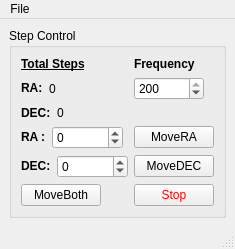
<?xml version="1.0" encoding="UTF-8"?>
<ui version="4.0">
 <class>ManualControl</class>
 <widget class="QMainWindow" name="ManualControl">
  <property name="windowModality">
   <enum>Qt::ApplicationModal</enum>
  </property>
  <property name="geometry">
   <rect>
    <x>0</x>
    <y>0</y>
    <width>216</width>
    <height>239</height>
   </rect>
  </property>
  <property name="font">
   <font>
    <family>Segoe UI</family>
   </font>
  </property>
  <property name="windowTitle">
   <string>Manual Control</string>
  </property>
  <widget class="QWidget" name="centralwidget">
   <layout class="QGridLayout" name="gridLayout">
    <item row="0" column="0">
     <widget class="QGroupBox" name="groupBox">
      <property name="title">
       <string>Step Control</string>
      </property>
      <layout class="QFormLayout" name="formLayout">
       <item row="0" column="0">
        <widget class="QLabel" name="label_3">
         <property name="text">
          <string>&lt;html&gt;&lt;head/&gt;&lt;body&gt;&lt;p&gt;&lt;span style=&quot; font-weight:600; text-decoration: underline;&quot;&gt;Total Steps&lt;/span&gt;&lt;/p&gt;&lt;/body&gt;&lt;/html&gt;</string>
         </property>
        </widget>
       </item>
       <item row="0" column="1">
        <widget class="QLabel" name="label_8">
         <property name="text">
          <string>&lt;html&gt;&lt;head/&gt;&lt;body&gt;&lt;p&gt;&lt;span style=&quot; font-weight:600;&quot;&gt;Frequency&lt;/span&gt;&lt;/p&gt;&lt;/body&gt;&lt;/html&gt;</string>
         </property>
        </widget>
       </item>
       <item row="1" column="0">
        <layout class="QHBoxLayout" name="horizontalLayout_3">
         <item>
          <widget class="QLabel" name="label_4">
           <property name="sizePolicy">
            <sizepolicy hsizetype="Fixed" vsizetype="Preferred">
             <horstretch>0</horstretch>
             <verstretch>0</verstretch>
            </sizepolicy>
           </property>
           <property name="text">
            <string>&lt;html&gt;&lt;head/&gt;&lt;body&gt;&lt;p&gt;&lt;span style=&quot; font-weight:600;&quot;&gt;RA:&lt;/span&gt;&lt;/p&gt;&lt;/body&gt;&lt;/html&gt;</string>
           </property>
          </widget>
         </item>
         <item>
          <widget class="QLabel" name="raStepText">
           <property name="sizePolicy">
            <sizepolicy hsizetype="Preferred" vsizetype="Preferred">
             <horstretch>0</horstretch>
             <verstretch>0</verstretch>
            </sizepolicy>
           </property>
           <property name="text">
            <string>0</string>
           </property>
          </widget>
         </item>
        </layout>
       </item>
       <item row="1" column="1">
        <widget class="QSpinBox" name="frequncyInputBox">
         <property name="sizePolicy">
          <sizepolicy hsizetype="Maximum" vsizetype="Fixed">
           <horstretch>0</horstretch>
           <verstretch>0</verstretch>
          </sizepolicy>
         </property>
         <property name="minimumSize">
          <size>
           <width>70</width>
           <height>0</height>
          </size>
         </property>
         <property name="minimum">
          <number>1</number>
         </property>
         <property name="maximum">
          <number>200</number>
         </property>
         <property name="value">
          <number>200</number>
         </property>
        </widget>
       </item>
       <item row="2" column="0">
        <layout class="QHBoxLayout" name="horizontalLayout_4">
         <item>
          <widget class="QLabel" name="label_5">
           <property name="sizePolicy">
            <sizepolicy hsizetype="Fixed" vsizetype="Preferred">
             <horstretch>0</horstretch>
             <verstretch>0</verstretch>
            </sizepolicy>
           </property>
           <property name="text">
            <string>&lt;html&gt;&lt;head/&gt;&lt;body&gt;&lt;p&gt;&lt;span style=&quot; font-weight:600;&quot;&gt;DEC:&lt;/span&gt;&lt;/p&gt;&lt;/body&gt;&lt;/html&gt;</string>
           </property>
          </widget>
         </item>
         <item>
          <widget class="QLabel" name="decStepText">
           <property name="text">
            <string>0</string>
           </property>
          </widget>
         </item>
        </layout>
       </item>
       <item row="3" column="0">
        <layout class="QHBoxLayout" name="horizontalLayout">
         <item>
          <widget class="QLabel" name="label">
           <property name="text">
            <string>&lt;html&gt;&lt;head/&gt;&lt;body&gt;&lt;p&gt;&lt;span style=&quot; font-weight:600;&quot;&gt;RA  :&lt;/span&gt;&lt;/p&gt;&lt;/body&gt;&lt;/html&gt;</string>
           </property>
          </widget>
         </item>
         <item>
          <widget class="QSpinBox" name="raStepsField">
           <property name="cursor">
            <cursorShape>ArrowCursor</cursorShape>
           </property>
           <property name="minimum">
            <number>-400000</number>
           </property>
           <property name="maximum">
            <number>400000</number>
           </property>
          </widget>
         </item>
        </layout>
       </item>
       <item row="3" column="1">
        <widget class="QPushButton" name="movRaBtn">
         <property name="sizePolicy">
          <sizepolicy hsizetype="Fixed" vsizetype="Fixed">
           <horstretch>0</horstretch>
           <verstretch>0</verstretch>
          </sizepolicy>
         </property>
         <property name="cursor">
          <cursorShape>PointingHandCursor</cursorShape>
         </property>
         <property name="text">
          <string>MoveRA</string>
         </property>
         <property name="autoRepeat">
          <bool>true</bool>
         </property>
         <property name="autoRepeatDelay">
          <number>500</number>
         </property>
        </widget>
       </item>
       <item row="4" column="0">
        <layout class="QHBoxLayout" name="horizontalLayout_2">
         <item>
          <widget class="QLabel" name="label_2">
           <property name="sizePolicy">
            <sizepolicy hsizetype="Fixed" vsizetype="Preferred">
             <horstretch>0</horstretch>
             <verstretch>0</verstretch>
            </sizepolicy>
           </property>
           <property name="text">
            <string>&lt;html&gt;&lt;head/&gt;&lt;body&gt;&lt;p&gt;&lt;span style=&quot; font-weight:600;&quot;&gt;DEC:&lt;/span&gt;&lt;/p&gt;&lt;/body&gt;&lt;/html&gt;</string>
           </property>
          </widget>
         </item>
         <item>
          <widget class="QSpinBox" name="decStepsField">
           <property name="sizePolicy">
            <sizepolicy hsizetype="MinimumExpanding" vsizetype="Fixed">
             <horstretch>0</horstretch>
             <verstretch>0</verstretch>
            </sizepolicy>
           </property>
           <property name="cursor">
            <cursorShape>ArrowCursor</cursorShape>
           </property>
           <property name="minimum">
            <number>-400000</number>
           </property>
           <property name="maximum">
            <number>400000</number>
           </property>
          </widget>
         </item>
        </layout>
       </item>
       <item row="4" column="1">
        <widget class="QPushButton" name="movDecBtn">
         <property name="sizePolicy">
          <sizepolicy hsizetype="Fixed" vsizetype="Fixed">
           <horstretch>0</horstretch>
           <verstretch>0</verstretch>
          </sizepolicy>
         </property>
         <property name="cursor">
          <cursorShape>PointingHandCursor</cursorShape>
         </property>
         <property name="text">
          <string>MoveDEC</string>
         </property>
         <property name="autoRepeat">
          <bool>true</bool>
         </property>
         <property name="autoRepeatDelay">
          <number>500</number>
         </property>
        </widget>
       </item>
       <item row="5" column="0">
        <widget class="QPushButton" name="syncMoveBtn">
         <property name="sizePolicy">
          <sizepolicy hsizetype="Fixed" vsizetype="Fixed">
           <horstretch>0</horstretch>
           <verstretch>0</verstretch>
          </sizepolicy>
         </property>
         <property name="cursor">
          <cursorShape>PointingHandCursor</cursorShape>
         </property>
         <property name="text">
          <string>MoveBoth</string>
         </property>
        </widget>
       </item>
       <item row="5" column="1">
        <widget class="QPushButton" name="stopMotMotionBtn">
         <property name="sizePolicy">
          <sizepolicy hsizetype="Maximum" vsizetype="Fixed">
           <horstretch>0</horstretch>
           <verstretch>0</verstretch>
          </sizepolicy>
         </property>
         <property name="cursor">
          <cursorShape>PointingHandCursor</cursorShape>
         </property>
         <property name="styleSheet">
          <string notr="true">color: rgb(255, 0, 0);</string>
         </property>
         <property name="text">
          <string>Stop</string>
         </property>
        </widget>
       </item>
      </layout>
     </widget>
    </item>
   </layout>
  </widget>
  <widget class="QMenuBar" name="menubar">
   <property name="geometry">
    <rect>
     <x>0</x>
     <y>0</y>
     <width>216</width>
     <height>21</height>
    </rect>
   </property>
   <widget class="QMenu" name="menuFile">
    <property name="title">
     <string>File</string>
    </property>
   </widget>
   <addaction name="menuFile"/>
  </widget>
  <widget class="QStatusBar" name="statusbar"/>
 </widget>
 <resources/>
 <connections/>
</ui>
